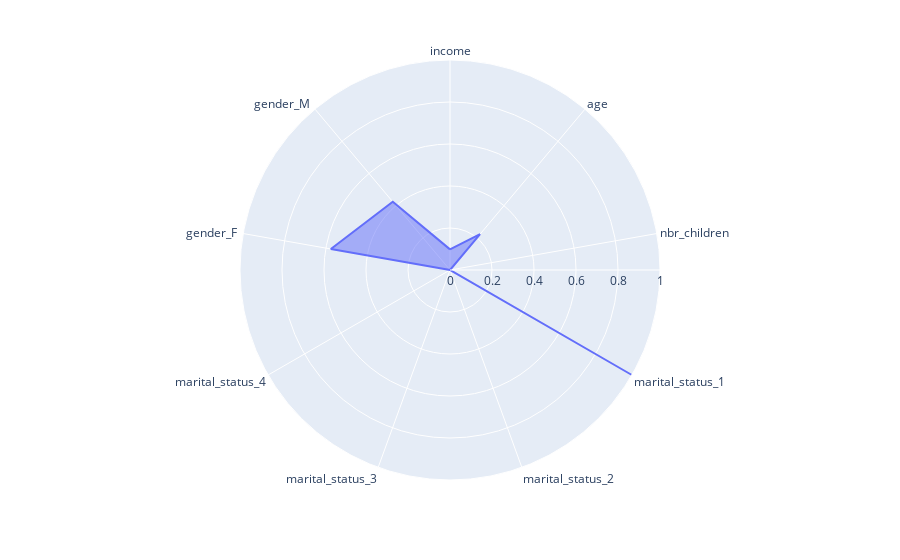

The notebook cell saved with this chart:
### Code cell
fig = px.line_polar(df_normal_one, r=df_normal_one.mean(), theta = df_normal_one.columns, line_close=True)
fig.update_traces(fill='toself')
fig.show()

### Figure 1 — Plotly figure (JSON) as saved in the notebook; plotly's stock layout.template omitted (floating-point values rounded to 4 significant figures)
{"data": [{"fill": "toself", "hovertemplate": "r=%{r}<br>theta=%{theta}<extra></extra>", "legendgroup": "", "line": {"color": "#636efa", "dash": "solid"}, "marker": {"symbol": "circle"}, "mode": "lines", "name": "", "r": [0.09828, 0.2227, 0, 1, 0, 0, 0, 0.5761, 0.4239, 0.09828], "showlegend": false, "subplot": "polar", "theta": ["income", "age", "nbr_children", "marital_status_1", "marital_status_2", "marital_status_3", "marital_status_4", "gender_F ", "gender_M ", "income"], "type": "scatterpolar"}], "layout": {"legend": {"tracegroupgap": 0}, "margin": {"t": 60}, "polar": {"angularaxis": {"direction": "clockwise", "rotation": 90}, "domain": {"x": [0, 1], "y": [0, 1]}}}}
